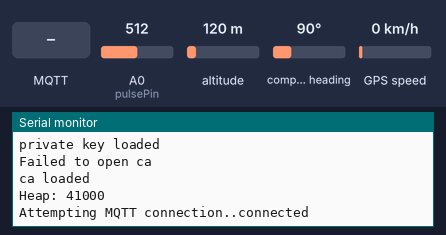
The sketch below on a simulated ESP8266 (NodeMCU). On the bench: the last lines printed to the serial monitor. The inputs (shaded band) are chosen by the test bench; at power-on: A0 (pulsePin) = 512, altitude 120 m, compass heading 90°, GPS speed 0 km/h. WiFi joins after 1.5 s; servers stay silent unless stated; network time is answered at once with the bench clock; the local clock reads 2024-03-15 10:24:30 at power-on unless the sketch sets it; storage starts empty; the GPS gets a fix after 3 s at 37.7749, -122.4194 with 8 satellites; no MQTT or app messages arrive unless stated.

Above: at 6.7 s.
6.8 s: MQTT message "1" arrives on the first subscribed topic
At 7.3 s:
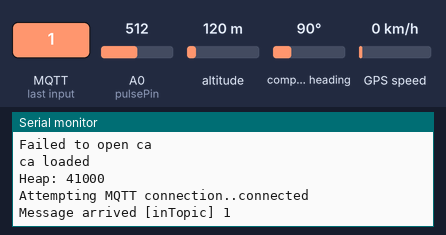
8.3 s: MQTT message "5" arrives on the first subscribed topic
At 9.2 s:
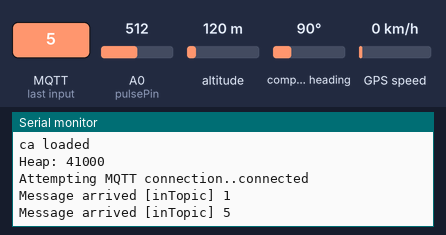

Measured:
- after the input at 6.8 s, the serial monitor: prints a new line after 0.07 s (image 1)
- after the input at 8.3 s, the serial monitor: prints a new line after 0.09 s (image 2)

The sketch:

Node_MCU.ino
```cpp
#include "FS.h"
#define pulsePin A0
#include <ESP8266WiFi.h>
#include <PubSubClient.h>
#include <NTPClient.h>
#include <WiFiUdp.h>
#include <TinyGPS++.h>
#include <SoftwareSerial.h>

TinyGPSPlus gps;  // The TinyGPS++ object

SoftwareSerial ss(4, 5); // The serial connection to the GPS device

WiFiUDP ntpUDP;
NTPClient timeClient(ntpUDP, "pool.ntp.org");

const char* ssid = "Enter your Wifi";
const char* password = "Enter your password";

const char* AWS_endpoint = "Enter your AWS_endpoint";

const int postingInterval = 10 * 1000;

int rate[10];
unsigned long sampleCounter = 0;
unsigned long lastBeatTime = 0;
unsigned long lastTime = 0, N;
int BPM = 0;
int IBI = 0;
int P = 512;
int T = 512;
int thresh = 512;
int amp = 100;
int Signal;
boolean Pulse = false;
boolean firstBeat = true;
boolean secondBeat = true;
boolean QS = false;
float latitude , longitude;
int year , month , date, hour , minute , second;
String date_str , time_str , lat_str , lng_str;
int pm;


void callback(char* topic, byte* payload, unsigned int length) {
Serial.print("Message arrived [");
Serial.print(topic);
Serial.print("] ");
for (int i = 0; i < length; i++) {
Serial.print((char)payload[i]);
}
Serial.println();

}
WiFiClientSecure espClient;
PubSubClient client(AWS_endpoint, 8883, callback, espClient);
long lastMsg = 0;
char msg[50];
int value = 0;

void setup_wifi() {

delay(10);
// We start by connecting to a WiFi network
espClient.setBufferSizes(512, 512);
Serial.println();
Serial.print("Connecting to ");
Serial.println(ssid);

WiFi.begin(ssid, password);

while (WiFi.status() != WL_CONNECTED) {
delay(500);
Serial.print(".");
}

Serial.println("");
Serial.println("WiFi connected");
Serial.println("IP address: ");
Serial.println(WiFi.localIP());

timeClient.begin();
while(!timeClient.update()){
timeClient.forceUpdate();
}

espClient.setX509Time(timeClient.getEpochTime());

}

void reconnect() {
// Loop until we're reconnected
while (!client.connected()) {
Serial.print("Attempting MQTT connection..");
// Attempt to connect
if (client.connect("ESPthing")) {
Serial.println("connected");

client.publish("outTopic", "Heart Rate");

client.subscribe("inTopic");
} else {
Serial.print("failed, rc=");
Serial.print(client.state());
Serial.println(" try again in 5 seconds");

char buf[256];
espClient.getLastSSLError(buf,256);
Serial.print("WiFiClientSecure SSL error: ");
Serial.println(buf);

// Wait 5 seconds before retrying
delay(5000);
}
}
}

void setup() {
  Serial.begin(9600);
  ss.begin(9600);

  setup_wifi();
delay(1000);
if (!SPIFFS.begin()) {
Serial.println("Failed to mount file system");
return;
}
Serial.print("Heap: "); Serial.println(ESP.getFreeHeap());

File cert = SPIFFS.open("/cert.der", "r"); //replace cert.crt eith your uploaded file name
if (!cert) {
Serial.println("Failed to open cert file");
}
else
Serial.println("Success to open cert file");

delay(1000);

if (espClient.loadCertificate(cert))
Serial.println("cert loaded");
else
Serial.println("cert not loaded");

// Load private key file
File private_key = SPIFFS.open("/private.der", "r"); //replace private eith your uploaded file name
if (!private_key) {
Serial.println("Failed to open private cert file");
}
else
Serial.println("Success to open private cert file");

delay(1000);

if (espClient.loadPrivateKey(private_key))
Serial.println("private key loaded");
else
Serial.println("private key not loaded");

// Load CA file
File ca = SPIFFS.open("/ca.der", "r"); //replace ca eith your uploaded file name
if (!ca) {
Serial.println("Failed to open ca ");
}
else
Serial.println("Success to open ca");

delay(1000);

if(espClient.loadCACert(ca))
Serial.println("ca loaded");
else
Serial.println("ca failed");

Serial.print("Heap: "); Serial.println(ESP.getFreeHeap());

}

void loop() {

  if (!client.connected()) {
  reconnect();
  }
  client.loop();

  if (QS == true) {
   Serial.println("BPM: "+ String(BPM));
   QS = false;
   } else if (millis() >= (lastTime + 2)) {
     readPulse();
     lastTime = millis();
   }

  if(int(BPM)>=90)
  {
    Serial.println("Heart Rate");
    delay(100);
  }
  else
  {
    while (ss.available() > 0)
      if (gps.encode(ss.read()))
      {
        if (gps.location.isValid())
        {
          latitude = gps.location.lat();
          lat_str = String(latitude , 6);
          longitude = gps.location.lng();
          lng_str = String(longitude , 6);
        }

        if (gps.date.isValid())
        {
          date_str = "";
          date = gps.date.day();
          month = gps.date.month();
          year = gps.date.year();

          if (date < 10)
            date_str = '0';
          date_str += String(date);

          date_str += " / ";

          if (month < 10)
            date_str += '0';
          date_str += String(month);

          date_str += " / ";

          if (year < 10)
            date_str += '0';
          date_str += String(year);
      }

      if (gps.time.isValid())
      {
        time_str = "";
        hour = gps.time.hour();
        minute = gps.time.minute();
        second = gps.time.second();

        minute = (minute + 30);
        if (minute > 59)
        {
          minute = minute - 60;
          hour = hour + 1;
        }
        hour = (hour + 5) ;
        if (hour > 23)
          hour = hour - 24;

        if (hour >= 12)
          pm = 1;
        else
          pm = 0;

        hour = hour % 12;

        if (hour < 10)
          time_str = '0';
        time_str += String(hour);

        time_str += " : ";

        if (minute < 10)
          time_str += '0';
        time_str += String(minute);

        time_str += " : ";

        if (second < 10)
          time_str += '0';
        time_str += String(second);

        if (pm == 1)
          time_str += " PM ";
        else
          time_str += " AM ";

      }

    }

  delay(100);
   }
}


void readPulse() {

  Signal = analogRead(pulsePin);
  sampleCounter += 2;
  int N = sampleCounter - lastBeatTime;

  detectSetHighLow();

  if (N > 250) {
    if ( (Signal > thresh) && (Pulse == false) && (N > (IBI / 5) * 3) )
      pulseDetected();
  }

  if (Signal < thresh && Pulse == true) {
    Pulse = false;
    amp = P - T;
    thresh = amp / 2 + T;
    P = thresh;
    T = thresh;
  }

  if (N > 2500) {
    thresh = 512;
    P = 512;
    T = 512;
    lastBeatTime = sampleCounter;
    firstBeat = true;
    secondBeat = true;
  }

}

void detectSetHighLow() {

  if (Signal < thresh && N > (IBI / 5) * 3) {
    if (Signal < T) {
      T = Signal;
    }
  }

  if (Signal > thresh && Signal > P) {
    P = Signal;
  }

}

void pulseDetected() {
  Pulse = true;
  IBI = sampleCounter - lastBeatTime;
  lastBeatTime = sampleCounter;

  if (firstBeat) {
    firstBeat = false;
    return;
  }
  if (secondBeat) {
    secondBeat = false;
    for (int i = 0; i <= 9; i++) {
      rate[i] = IBI;
    }
  }

  word runningTotal = 0;

  for (int i = 0; i <= 8; i++) {
    rate[i] = rate[i + 1];
    runningTotal += rate[i];
  }

  rate[9] = IBI;
  runningTotal += rate[9];
  runningTotal /= 10;
  BPM = 60000 / runningTotal;
  QS = true;

  long now = millis();
  if (now - lastMsg > 2000) {
  lastMsg = now;
  snprintf (msg, 75, "{\"message\": \"Heart Rate #%ld\"; \"latitude #%f\"; \"longitude #%f\"}", BPM, lat_str.toFloat(), lng_str.toFloat());
  Serial.print("Publish message: ");
  Serial.println(msg);
  client.publish("outTopic", msg);
  //client.publish("outTopic", l_at);
  //client.publish("outTopic", l_ng);
  Serial.print("Heap: "); Serial.println(ESP.getFreeHeap()); //Low heap can cause problems
  }
  //delay(postingInterval);
}
```
